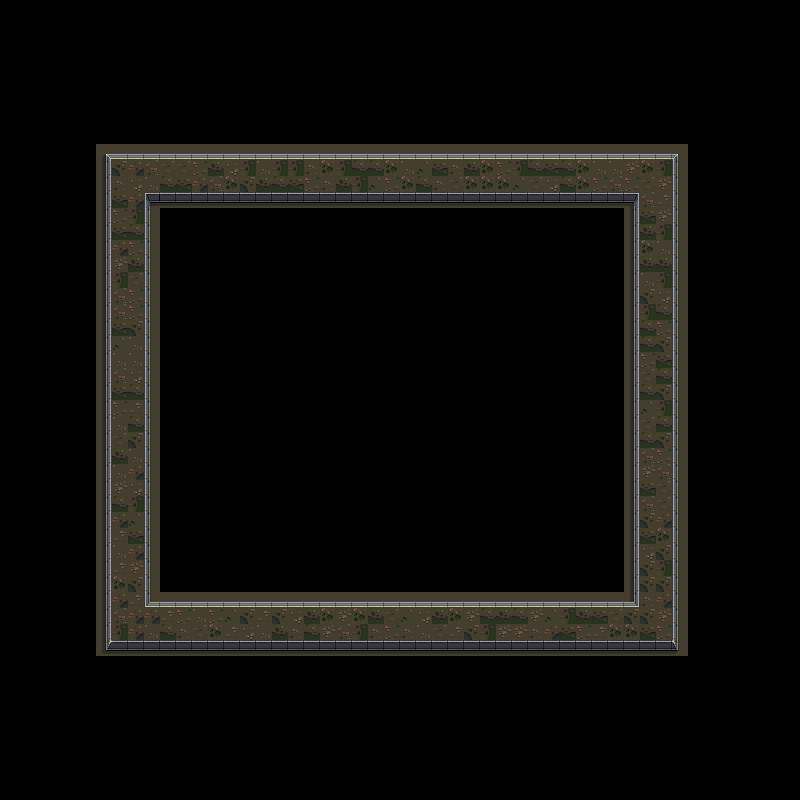

This game map was drawn from its Tiled (.tmx) file and the tilesets committed beside it. A one-line description and the trimmed map source follow:
An orthogonal 50x50 tile map with 16x16 px tiles, 1 tile layer (Upper), 2 hidden layers not drawn.

<map version="1.5" tiledversion="1.7.0" orientation="orthogonal" renderorder="right-down" width="50" height="50" tilewidth="16" tileheight="16" infinite="0" nextlayerid="4" nextobjectid="1">
 <editorsettings>
  <export target="map.json" format="json" />
 </editorsettings>
 <tileset firstgid="1" name="etd" tilewidth="16" tileheight="16" tilecount="56" columns="28">
  <image source="sci-fi-tiles.png" width="448" height="32" />
 </tileset>
 <layer id="1" name="Ground" width="50" height="50" visible="0">
  <data>[2500 cells, 2500 non-empty, 1 distinct tile ids]</data>
 </layer>
 <layer id="2" name="Upper" width="50" height="50">
  <data>[2500 cells, 500 non-empty, 30 distinct tile ids]</data>
 </layer>
 <layer id="3" name="Platforms" width="50" height="50" visible="0">
  <data>[2500 cells, 4 non-empty, 1 distinct tile ids]</data>
 </layer>
</map>
